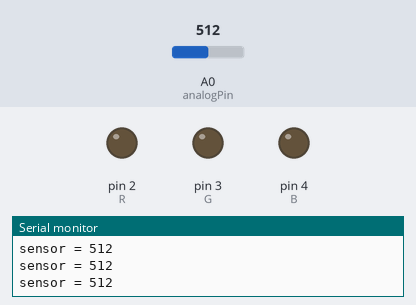
A sketch run on a simulated Arduino Uno, built with avr-gcc and run on an emulated ATmega328P. On the bench: output pins drawn as LEDs (lit = HIGH), the last lines printed to the serial monitor. Inputs (shaded band) come from the test bench; at power-on: A0 (analogPin) = 512.

Above: at 1.2 s.
1.3 s: A0 (analogPin) set to 358
2.8 s: A0 (analogPin) set to 332
At 3.6 s:
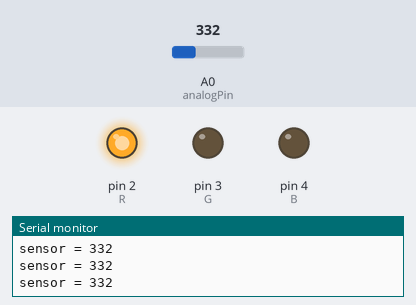
4.4 s: A0 (analogPin) set to 263
5.9 s: A0 (analogPin) set to 238
At 7.3 s:
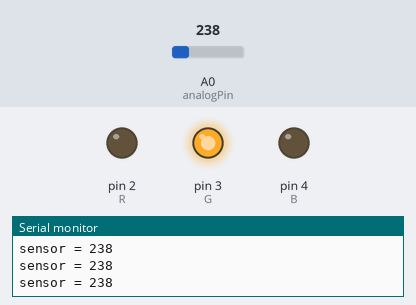
7.6 s: A0 (analogPin) set to 162
9.1 s: A0 (analogPin) set to 135
At 10.1 s:
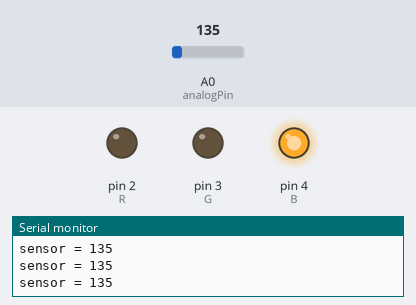
Timing chart, 0 to 11.8 s (numbered marks = the images above; inputs shaded):
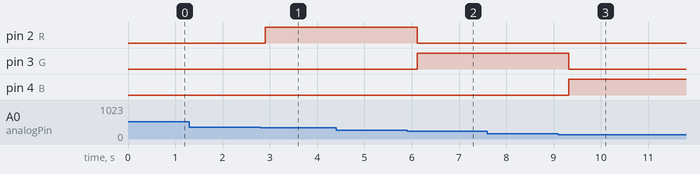

The sketch:

Nov21_photocell_V0.ino
```cpp
const int analogPin = A0;
int sensorValue = 0;

  char R = 2;
  char G = 3;
  char B = 4;

void setup() {
  Serial.begin(9600);

  pinMode(A0, INPUT);

  pinMode(R, OUTPUT);
  pinMode(G, OUTPUT);
  pinMode(B, OUTPUT);

}

void loop() {
  sensorValue = analogRead(analogPin);
  Serial.print("sensor = ");
  Serial.println(sensorValue);
  delay(100);

  if(sensorValue > 350 ){
    digitalWrite(R, LOW);
    digitalWrite(G, LOW);
    digitalWrite(B, LOW);
    delay(100);
  }
  else if(sensorValue > 250 ){
    digitalWrite(R, HIGH);
    digitalWrite(G, LOW);
    digitalWrite(B, LOW);
    delay(100);
  }
  else if(sensorValue > 150 ){
    digitalWrite(R, LOW);
    digitalWrite(G, HIGH);
    digitalWrite(B, LOW);
    delay(100);
  }
  else if(sensorValue > 75){
    digitalWrite(R, LOW);
    digitalWrite(G, LOW);
    digitalWrite(B, HIGH);
    delay(100);
  }
  else{
    digitalWrite(R, HIGH);
    digitalWrite(G, HIGH);
    digitalWrite(B, HIGH);
    delay(100);
  }


}
```

Measured:
- the behaviour switches between 351 and 350 on A0 (analogPin) (found by bisection; images 0 and 1)
- the behaviour switches between 251 and 250 on A0 (analogPin) (found by bisection; images 1 and 2)
- the behaviour switches between 151 and 150 on A0 (analogPin) (found by bisection; images 2 and 3)
- after the input at 2.8 s, pin 2 (R): LOW → HIGH after 0.11 s
- after the input at 5.9 s, pin 2 (R): HIGH → LOW after 0.21 s; pin 3 (G): LOW → HIGH after 0.21 s
- after the input at 9.1 s, pin 3 (G): HIGH → LOW after 0.22 s; pin 4 (B): LOW → HIGH after 0.22 s
